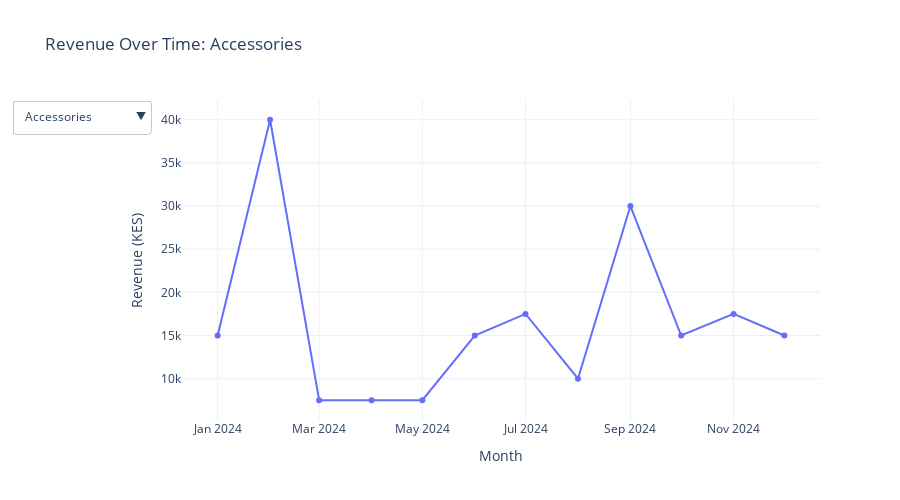

The notebook cell saved with this chart:
### Code cell
import plotly.graph_objects as go

categories = pivot_category['category'].unique()
fig = go.Figure()

# Add a trace for each category
for i, cat in enumerate(categories):
    df_cat = pivot_category[pivot_category['category'] == cat]
    fig.add_trace(go.Scatter(
        x=df_cat['order_month'],
        y=df_cat['revenue'],
        mode='lines+markers',
        name=cat,
        visible=(i==0)  # only first category visible initially
    ))

# Create dropdown buttons
buttons = []
for i, cat in enumerate(categories):
    visible = [False]*len(categories)
    visible[i] = True
    buttons.append(dict(label=cat,
                        method="update",
                        args=[{"visible": visible},
                              {"title": f"Revenue Over Time: {cat}"}]))

fig.update_layout(
    updatemenus=[dict(active=0, buttons=buttons)],
    title=f"Revenue Over Time: {categories[0]}",
    xaxis_title="Month",
    yaxis_title="Revenue (KES)",
    template='plotly_white',
    height=500
)

fig.show()

### Figure 1 — Plotly figure (JSON) as saved in the notebook; plotly's stock layout.template omitted (floating-point values rounded to 4 significant figures)
{"data": [{"mode": "lines+markers", "name": "Accessories", "type": "scatter", "visible": true, "x": ["2024-01-01T00:00:00.000000000", "2024-02-01T00:00:00.000000000", "2024-03-01T00:00:00.000000000", "2024-04-01T00:00:00.000000000", "2024-05-01T00:00:00.000000000", "2024-06-01T00:00:00.000000000", "2024-07-01T00:00:00.000000000", "2024-08-01T00:00:00.000000000", "2024-09-01T00:00:00.000000000", "2024-10-01T00:00:00.000000000", "2024-11-01T00:00:00.000000000", "2024-12-01T00:00:00.000000000"], "y": [15000, 40000, 7500, 7500, 7500, 15000, 17500, 10000, 30000, 15000, 17500, 15000]}, {"mode": "lines+markers", "name": "Clothing", "type": "scatter", "visible": false, "x": ["2024-01-01T00:00:00.000000000", "2024-02-01T00:00:00.000000000", "2024-03-01T00:00:00.000000000", "2024-04-01T00:00:00.000000000", "2024-05-01T00:00:00.000000000", "2024-06-01T00:00:00.000000000", "2024-07-01T00:00:00.000000000", "2024-08-01T00:00:00.000000000", "2024-09-01T00:00:00.000000000", "2024-10-01T00:00:00.000000000", "2024-11-01T00:00:00.000000000", "2024-12-01T00:00:00.000000000"], "y": [35000, 31500, 24500, 24500, 28000, 17500, 21000, 49000, 14000, 17500, 10500, 14000]}, {"mode": "lines+markers", "name": "Electronics", "type": "scatter", "visible": false, "x": ["2024-01-01T00:00:00.000000000", "2024-02-01T00:00:00.000000000", "2024-03-01T00:00:00.000000000", "2024-04-01T00:00:00.000000000", "2024-05-01T00:00:00.000000000", "2024-06-01T00:00:00.000000000", "2024-07-01T00:00:00.000000000", "2024-08-01T00:00:00.000000000", "2024-09-01T00:00:00.000000000", "2024-10-01T00:00:00.000000000", "2024-11-01T00:00:00.000000000", "2024-12-01T00:00:00.000000000"], "y": [51200, 39200, 51200, 79200, 67200, 68800, 61600, 66400, 50400, 21600, 71200, 87200]}, {"mode": "lines+markers", "name": "Footwear", "type": "scatter", "visible": false, "x": ["2024-01-01T00:00:00.000000000", "2024-02-01T00:00:00.000000000", "2024-03-01T00:00:00.000000000", "2024-04-01T00:00:00.000000000", "2024-05-01T00:00:00.000000000", "2024-06-01T00:00:00.000000000", "2024-07-01T00:00:00.000000000", "2024-08-01T00:00:00.000000000", "2024-09-01T00:00:00.000000000", "2024-10-01T00:00:00.000000000", "2024-11-01T00:00:00.000000000", "2024-12-01T00:00:00.000000000"], "y": [50400, 25200, 25200, 21000, 16800, 46200, 29400, 33600, 4200, 50400, 42000, 12600]}, {"mode": "lines+markers", "name": "Furniture", "type": "scatter", "visible": false, "x": ["2024-01-01T00:00:00.000000000", "2024-02-01T00:00:00.000000000", "2024-03-01T00:00:00.000000000", "2024-04-01T00:00:00.000000000", "2024-05-01T00:00:00.000000000", "2024-06-01T00:00:00.000000000", "2024-07-01T00:00:00.000000000", "2024-08-01T00:00:00.000000000", "2024-09-01T00:00:00.000000000", "2024-10-01T00:00:00.000000000", "2024-11-01T00:00:00.000000000", "2024-12-01T00:00:00.000000000"], "y": [12600, 6300, 31500, 63000, 75600, 44100, 25200, 88200, 44100, 12600, 18900, 56700]}, {"mode": "lines+markers", "name": "Home Appliances", "type": "scatter", "visible": false, "x": ["2024-01-01T00:00:00.000000000", "2024-02-01T00:00:00.000000000", "2024-03-01T00:00:00.000000000", "2024-04-01T00:00:00.000000000", "2024-05-01T00:00:00.000000000", "2024-06-01T00:00:00.000000000", "2024-07-01T00:00:00.000000000", "2024-08-01T00:00:00.000000000", "2024-09-01T00:00:00.000000000", "2024-10-01T00:00:00.000000000", "2024-11-01T00:00:00.000000000", "2024-12-01T00:00:00.000000000"], "y": [45000, 75000, 150000, 60000, 75000, 45000, 135000, 75000, 90000, 30000, 60000, 60000]}, {"mode": "lines+markers", "name": "Home Decor", "type": "scatter", "visible": false, "x": ["2024-01-01T00:00:00.000000000", "2024-02-01T00:00:00.000000000", "2024-03-01T00:00:00.000000000", "2024-04-01T00:00:00.000000000", "2024-05-01T00:00:00.000000000", "2024-06-01T00:00:00.000000000", "2024-07-01T00:00:00.000000000", "2024-08-01T00:00:00.000000000", "2024-09-01T00:00:00.000000000", "2024-10-01T00:00:00.000000000", "2024-11-01T00:00:00.000000000", "2024-12-01T00:00:00.000000000"], "y": [1200, 3000, 2400, 3000, 4200, 6000, 2400, 9000, 7800, 6600, 3600, 600]}, {"mode": "lines+markers", "name": "Jewellery", "type": "scatter", "visible": false, "x": ["2024-01-01T00:00:00.000000000", "2024-02-01T00:00:00.000000000", "2024-03-01T00:00:00.000000000", "2024-04-01T00:00:00.000000000", "2024-05-01T00:00:00.000000000", "2024-06-01T00:00:00.000000000", "2024-07-01T00:00:00.000000000", "2024-08-01T00:00:00.000000000", "2024-09-01T00:00:00.000000000", "2024-10-01T00:00:00.000000000", "2024-11-01T00:00:00.000000000", "2024-12-01T00:00:00.000000000"], "y": [12000, 48000, 204000, 60000, 12000, 72000, 48000, 132000, 156000, 156000, 84000, 60000]}, {"mode": "lines+markers", "name": "Toys", "type": "scatter", "visible": false, "x": ["2024-01-01T00:00:00.000000000", "2024-02-01T00:00:00.000000000", "2024-03-01T00:00:00.000000000", "2024-04-01T00:00:00.000000000", "2024-05-01T00:00:00.000000000", "2024-06-01T00:00:00.000000000", "2024-07-01T00:00:00.000000000", "2024-08-01T00:00:00.000000000", "2024-09-01T00:00:00.000000000", "2024-10-01T00:00:00.000000000", "2024-11-01T00:00:00.000000000", "2024-12-01T00:00:00.000000000"], "y": [7200, 3600, 12000, 13200, 9600, 4800, 6000, 4800, 8400, 1200, 7200, 10800]}], "layout": {"height": 500, "title": {"text": "Revenue Over Time: Accessories"}, "updatemenus": [{"active": 0, "buttons": [{"args": [{"visible": [true, false, false, false, false, false, false, false, false]}, {"title": "Revenue Over Time: Accessories"}], "label": "Accessories", "method": "update"}, {"args": [{"visible": [false, true, false, false, false, false, false, false, false]}, {"title": "Revenue Over Time: Clothing"}], "label": "Clothing", "method": "update"}, {"args": [{"visible": [false, false, true, false, false, false, false, false, false]}, {"title": "Revenue Over Time: Electronics"}], "label": "Electronics", "method": "update"}, {"args": [{"visible": [false, false, false, true, false, false, false, false, false]}, {"title": "Revenue Over Time: Footwear"}], "label": "Footwear", "method": "update"}, {"args": [{"visible": [false, false, false, false, true, false, false, false, false]}, {"title": "Revenue Over Time: Furniture"}], "label": "Furniture", "method": "update"}, {"args": [{"visible": [false, false, false, false, false, true, false, false, false]}, {"title": "Revenue Over Time: Home Appliances"}], "label": "Home Appliances", "method": "update"}, {"args": [{"visible": [false, false, false, false, false, false, true, false, false]}, {"title": "Revenue Over Time: Home Decor"}], "label": "Home Decor", "method": "update"}, {"args": [{"visible": [false, false, false, false, false, false, false, true, false]}, {"title": "Revenue Over Time: Jewellery"}], "label": "Jewellery", "method": "update"}, {"args": [{"visible": [false, false, false, false, false, false, false, false, true]}, {"title": "Revenue Over Time: Toys"}], "label": "Toys", "method": "update"}]}], "xaxis": {"title": {"text": "Month"}}, "yaxis": {"title": {"text": "Revenue (KES)"}}}}
